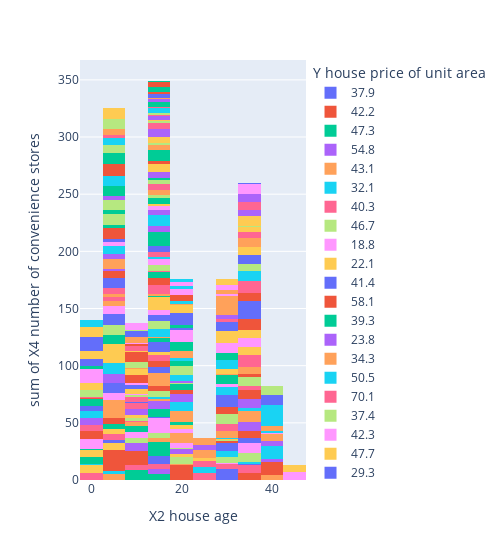

Here is the notebook cell this chart was saved with:
### Code cell
fig = px.histogram(data,x = "X2 house age",y = "X4 number of convenience stores",width=500,color= "Y house price of unit area"
)
fig.show()
